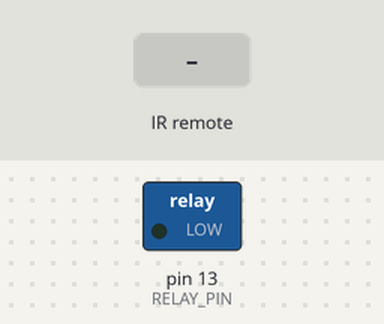
Recording of a sketch running on a simulated Arduino Uno, built with avr-gcc and run on an emulated ATmega328P. Parts: switched loads named in the sketch (green lamp = pin HIGH). Inputs (shaded band) come from the test bench.

Above: at 1.2 s.
1.3 s: infrared code 0x10EFD02F received
At 2.7 s:
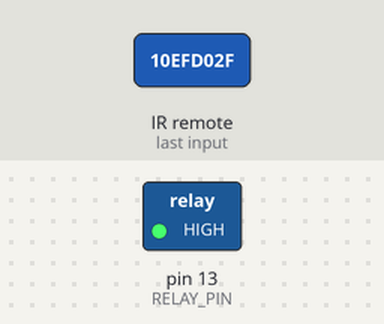
Timing chart, 0 to 4.3 s (numbered marks = the images above; inputs shaded):
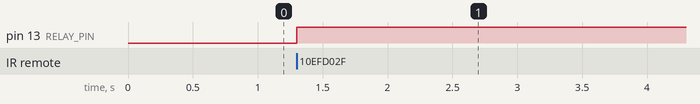

The sketch:

IR_LAMP.ino
```cpp
/**
Questo programme permette di accendere una lampada, attraverso un relay, con un
telecomando ad infrarossi. Questa versione non permette di modificare il codice
a run time
Autore Giacomo Bellazzi
UTILIZA LA TECLA ON/OFF DEL MANDO DINAVIN
*/

#include <IRremote.h>

int RECV_PIN = 11;
int RELAY_PIN = 13;
unsigned long codice = 284151855; // codice DEC del telecomando

IRrecv irrecv(RECV_PIN);
decode_results results;

void setup()
{
  pinMode(RELAY_PIN, OUTPUT);

   Serial.begin(9600);
  irrecv.enableIRIn(); // Start the receiver
}

int on = 0;
unsigned long last = millis();

void loop() {

  if (irrecv.decode(&results)){
     if (millis() - last > 250 && results.value==codice ) {
      on = !on;
      digitalWrite(RELAY_PIN, on ? HIGH : LOW);
     }
     last = millis();
     irrecv.resume();
  }
}
```

Measured:
- after the input at 1.3 s, pin 13 (RELAY_PIN): LOW → HIGH at once
